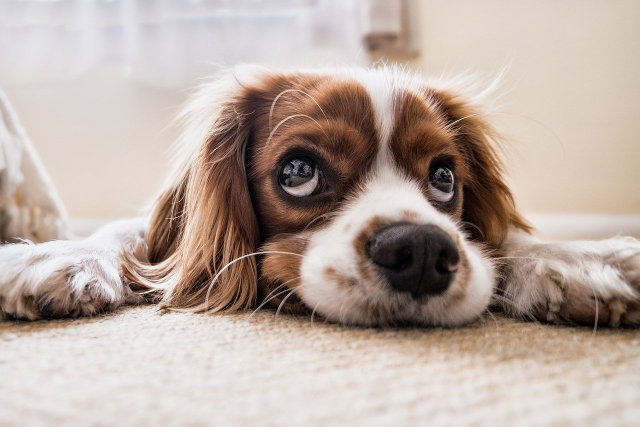
#> input picture computer_vision/Ch_2_Opencv_basic/Ch_2_Opencv_basic/fig/puppy_1280_853.jpg, 1280 x 853 px (shown at 1/2 size)
$ jupyter execute --allow-errors Ch_2_OpenCV_basic.ipynb   (older library calls are emulated)   (text cells are left out)
#> lines starting #> are read from the running program, lines starting #| are printed output that depends on the picture; after the words box and inside, x2 and y2 are one past the last pixel; in counts of white or black regions, pixels touching at a corner belong together
[cell 1]
import sys
import cv2
import numpy as np

[cell 2]
# cv2.imread(filename[, flags]) -> retval

# retval
    # numpy.nbarray: retval.ndim/shape/size/dtype
    # dtype: uint8
    # shape: gray영상의 경우 (h,w) 또는 color (h,w, 3)
    # gray영상 : cv2.CV_8UC1 -> numpy.uint8
    # color영상 : cv2.CV_8UC3 -> numpy.uint8

[cell 3]
# 영상 불러오기
img1 = cv2.imread('fig/puppy.bmp', cv2.IMREAD_GRAYSCALE)
img2 = cv2.imread('fig/puppy_1280_853.jpg', cv2.IMREAD_COLOR)
#> img2 is the input picture: shape (853, 1280, 3); mean B, G, R 162, 170.6, 186.1

#> (the rest of this cell did not finish here and is left out)

#> (a cell that did not finish here is left out)

[cell 5]
x = 230
y = 320

#> (the rest of this cell did not finish here and is left out)

[cell 6]
import numpy as np
import cv2

# 새 영상 생성하기

img1 = np.random.randint(0, 255, (240, 320), dtype = np.uint8) # gray random scale
img2 = np.zeros((240, 320, 3), dtype=np.uint8)    # color image
img3 = np.ones((240, 320), dtype=np.uint8) * 255  # dark gray
img4 = np.full((240, 320, 3), (0, 255, 255), dtype=np.uint8)  # yellow


cv2.imshow('img1', img1)
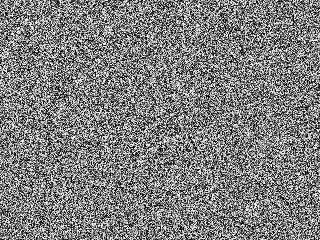
#> window 'img1': shape (240, 320); min 0, max 254, mean 126.7
cv2.imshow('img2', img2)
cv2.imshow('img3', img3)
cv2.imshow('img4', img4)
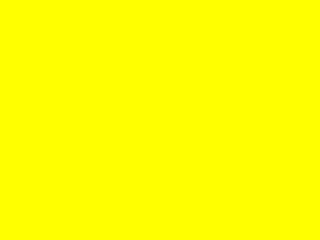
#> window 'img4': shape (240, 320, 3); mean B, G, R 0, 255, 255


cv2.waitKey()
cv2.destroyAllWindows()

[cell 7]
# 영상 복사
img1 = cv2.imread('fig/puppy.bmp', cv2.IMREAD_COLOR)
# img1 = cv2.imread('HappyFish.jpg')

#> (the rest of this cell did not finish here and is left out)

[cell 8]
img1 = cv2.imread('fig/puppy.bmp')

#> (the rest of this cell did not finish here and is left out)

[cell 9]
# 마스크 영상을 이용한 영상 합성
# cv2.copyTo(src, mask, dst = None) -> dst

src = cv2.imread('fig/airplane.bmp', cv2.IMREAD_COLOR)
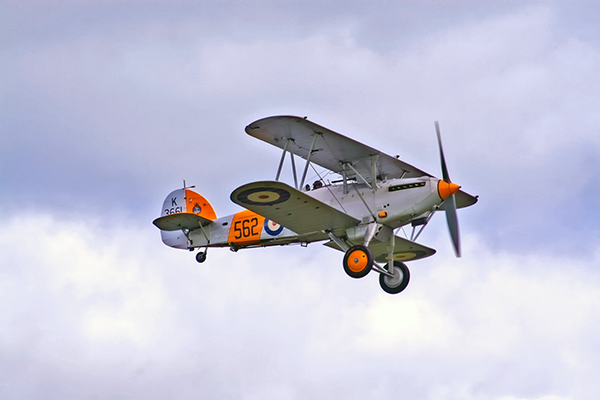
#> input picture computer_vision/Ch_2_Opencv_basic/Ch_2_Opencv_basic/fig/airplane.bmp, 600 x 400 px
#> src is the input picture: shape (400, 600, 3); mean B, G, R 217.1, 197.6, 196.8
mask = cv2.imread('fig/mask_plane.bmp', cv2.IMREAD_GRAYSCALE)
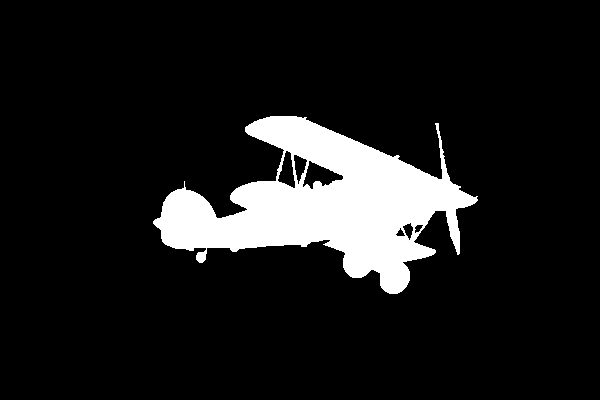
#> input picture computer_vision/Ch_2_Opencv_basic/Ch_2_Opencv_basic/fig/mask_plane.bmp, 600 x 400 px
#> mask: shape (400, 600); 10.8% white; 1 white region, box (x1, y1, x2, y2) and area: (153, 116, 478, 294) 25896
dst = cv2.imread('fig/field.bmp', cv2.IMREAD_COLOR)

#> (the rest of this cell did not finish here and is left out)

[cell 10]
img1 = cv2.imread('fig/cow.png')
img2 = cv2.imread('fig/green.png')
#> (the rest of this cell did not finish here and is left out)

[cell 11]
src = cv2.imread('fig/puppy.bmp', cv2.IMREAD_COLOR)
sunglass = cv2.imread('fig/imgbin_sunglasses_1.png', cv2.IMREAD_UNCHANGED)

#> (the rest of this cell did not finish here and is left out)

[cell 12]
# cv2.line(img, pt1, pt2, color, thickness = None, lineType = None, shift = None) -> img
# flags
    # img:그림을 그릴 영상
    # pt1, pt2: 직선의 시작점, 끝점
    # color: 직선의 칼라 (B,G,R)의 튜플
    # thinkness: 선두께, 기본은= 1
    # lineType: cv2.LINE_4, cv2.LINE_8, cv2.LINE_AA

# cv2.rectangle(img, pt1, pt2, color, thickness = None, lineType = None) -> img
   # pt1 :좌측 상단,  pt2: 우측하단
# cv2.rectangle(img, rect, color, thickness = None, lineType = None) -> img
    # rect: 사각형의 위치 정보 (x, y, w, h)


# cv2.circle(img, center, radius, color, thickness = None, lineType = None) -> img
    # center: 원의 중심좌표 (x, y)
    # radius : 원의 반지름

# cv2.ellips(img, center, axes, angle, startAngle, endAngle, color[, thickness[, lineType[, shift]]]) -> img
    # center: 원의 중심좌표 (x, y)
    # axis: 축의 반지름(x, y)
    # angle: 타원의 기울기 (예, 10, 오른쪽으로 10도 기울어짐)
    # startAngle: 타원을 그리는 시작 각도 (3시 방향이 0도)
    # endAngle: 타원을 그리는 종료 각도

# cv2.polylines(img, pts, isClosed, color, thickness = None, lineType = None) -> img
    # center: 다각형 점들의 array
    # isClosed : True for 폐곡선

[cell 13]
import numpy as np
import cv2

img = np.full((600, 1200, 3), 255, np.uint8)

# x, y 좌표순서
cv2.line(img, (50, 50), (300, 50), (0, 0, 255), 5)
cv2.line(img, (300, 50), (150, 300), (0, 0, 255), 5)
cv2.line(img, (400, 50), (400, 300), (0, 0, 255), 5)
cv2.arrowedLine(img, (50, 50), (300, 50), (0, 0, 255), 5)


cv2.rectangle(img, (50, 410, 350, 100), (0, 255, 0), 2)
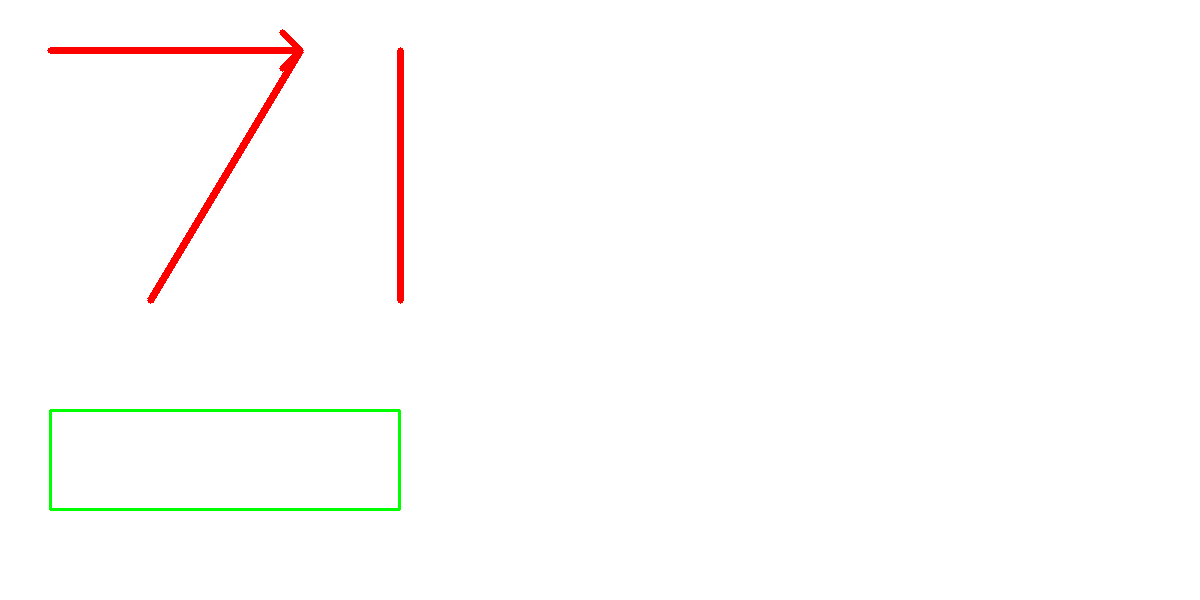
#> img: shape (600, 1200, 3); mean of channels 0, 1, 2 252, 252.9, 254; drawn as B, G, R
# cv2.rectangle(img, (70, 220), (180, 280), (0, 128, 0), -1)

cv2.circle(img, (600, 200), 100, (255, 255, 0), 3, cv2.LINE_AA)
# cv2.circle(img, (300, 100), 60, (255, 0, 0), -1, cv2.LINE_8)

cv2.ellipse(img, (500, 100), (100, 50), 10, 0, 360, (255, 0, 0), 2)

pts = np.array([[250, 200], [300, 200], [350, 300], [250, 300]])
cv2.polylines(img, [pts], True, (255, 0, 255), 2, cv2.LINE_AA)

text = 'OpenCV version ' + cv2.__version__
cv2.putText(img, text, (800, 100), cv2.FONT_HERSHEY_SIMPLEX, 0.8,
            (0, 0, 255), 1, cv2.LINE_AA)
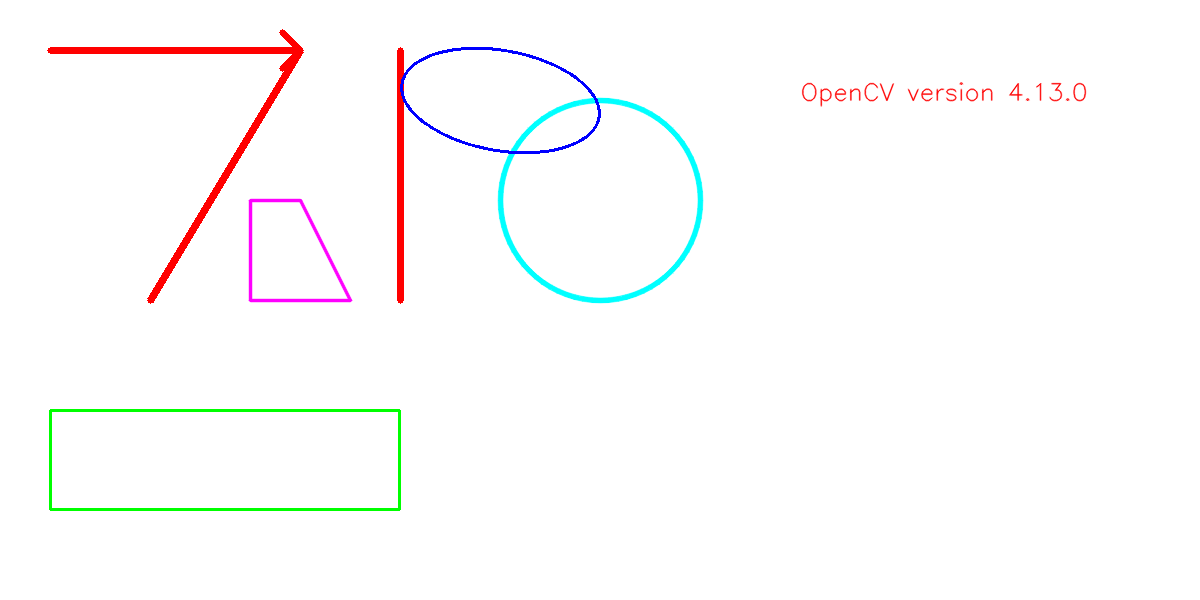
#> img: shape (600, 1200, 3); mean of channels 0, 1, 2 251.7, 251.7, 252.4; drawn as B, G, R

cv2.imshow("img", img)
cv2.waitKey()
cv2.destroyAllWindows()

[cell 14]
# cv2.VideoCapture(index/filename, apiPreference=None) -> retval
# index: camera_id or filename
# apiPreference=None

# cv2.VideoCapture.open(index/filename, apiPreference=None) -> retval
# retval: True or False

# cv2.VideoCapture.read(image=None) -> retval, image
# retval : True or False
# image: Frame

# cv2.VideoCapture.get() -> retval

# cv2.Canny(image, threshold1, threshold2)
# image:입력영상
# threshold1 = low value, threshold2 =  high value

[cell 15]
# 카메라 열기
cap = cv2.VideoCapture(0)

if not cap.isOpened(): #True or False
    print("Videocap open failed!")
    cap.release()
    sys.exit()

# [12 lines of commented-out code are left out]
while True:

    ret, frame = cap.read()
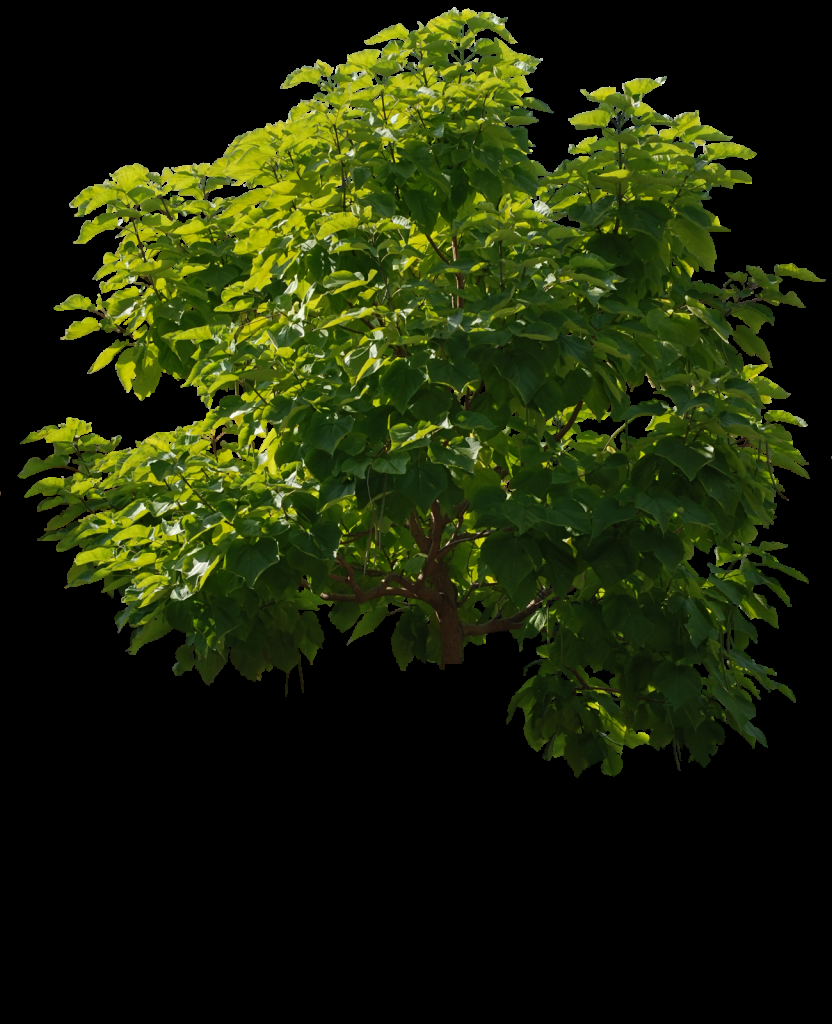
#> input picture computer_vision/Ch_2_Opencv_basic/Ch_2_Opencv_basic/fig/pngwing.com.png, 832 x 1024 px, given in place of the camera
#> frame is the input picture: shape (1024, 832, 3); mean B, G, R 8.5, 37.7, 29.7

    if not ret:
        print('Video read failed')
        break


#     edge = cv2.Canny(frame, 50, 150)
#     inversed = ~edge  # 반전

    cv2.imshow('frame', frame)
#     cv2.imshow('frame1', edge)
#     cv2.imshow('inversed', inversed)

    if cv2.waitKey(10) == 27:
#> (key e is pressed here)
        break

cap.release()
cv2.destroyAllWindows()

[cell 16]
# cv2.VideoWriter(filename, fourcc, fps, framesize, isColor=None) -> retval
# filename: 저장할 이름
# fourcc: cv2.VideoWriter_fourcc(*'DIVX') 를 사용
# fps: 초당 프레임 수 e.g. 30
# frameSize: 프레임 크기 e.g., [640, 480])
# isColor: Color 영상
#

[cell 17]
# import sys
# import cv2

cap = cv2.VideoCapture(0)

if not cap.isOpened():
    print("Camera open failed!")
    sys.exit()

# cap.get(cv2.CAP_PROP_FRAME_WIDTH) -> float type 반환
w = round(cap.get(cv2.CAP_PROP_FRAME_WIDTH))
h = round(cap.get(cv2.CAP_PROP_FRAME_HEIGHT))
fps = cap.get(cv2.CAP_PROP_FPS) #

# fourcc = cv2.VideoWriter_fourcc(*'MJPG')
fourcc = cv2.VideoWriter_fourcc(*'DIVX') # *'DIVX' == 'D', 'I', 'V', 'X'


out = cv2.VideoWriter('output.avi', fourcc, fps, (w, h))

if not out.isOpened():
    print('File open failed!')
    cap.release()
    sys.exit()

#> (the rest of this cell did not finish here and is left out)

[cell 18]
# import sys
# import numpy as np
# import cv2

img = cv2.imread('cat.bmp', cv2.IMREAD_GRAYSCALE)

#> (the rest of this cell did not finish here and is left out)

[cell 19]
# cv2.setMouseCallback(windowName, onMouse, param = None) -> None
    # windowName: 마우스이벤트를 수행할 창 이름
    # onMouse: 마우스 이벤트 콜벡함수
    # param: 콜백함수에 전달할 데이터

# onMouse(event, x, y, flags, param) -> None
# event: 마우스 이벤트 종류 e.g., cv2.EVENT_LBUTTONDOWN
# x, y : 창을 기준으로 이벤트 발생좌표
# flags: 이벤트시 발생 상태 e.g., "ctrl"
# param: cv2.setMouseCallback()함수에서 설정한 데이터

# 마우스 event와 flags reference
# docs/opencv.org/master -> MouseEventTypes cv, MouseEventFlags cv

[cell 20]
# import sys
# import numpy as np
# import cv2


oldx = oldy = -1

def call_mouse(event, x, y, flags, param):
#     global oldx, oldy

    if event == cv2.EVENT_LBUTTONDOWN:
        oldx, oldy = x, y
        print('EVENT_LBUTTONDOWN: %d, %d' % (x, y))

    elif event == cv2.EVENT_LBUTTONUP:
        print('EVENT_LBUTTONUP: %d, %d' % (x, y))

    elif event == cv2.EVENT_MOUSEMOVE:
        if flags & cv2.EVENT_FLAG_LBUTTON:
            cv2.line(img, (oldx, oldy), (x, y), (0, 0, 255), 4, cv2.LINE_AA)
            cv2.imshow('image', img)
            oldx, oldy = x, y


img = np.ones((480, 640, 3), dtype=np.uint8) * 255

cv2.namedWindow('image')
cv2.setMouseCallback('image', call_mouse, img) #항상 창을 띄우고 호출

cv2.imshow('image', img)
cv2.waitKey()

cv2.destroyAllWindows()

[cell 21]
# createTrackbar(trackbarName, windowName, value, count, onChange) -> None
# trackbarName: 트랙바 이름
# windowName : 트랙바를 생성할 창 이름
# value : 트랙바 위치 초기값
# count : 트랙바 최댓값, 최솟값은 0
# onChange :callback 함수 e.g., onChange(pos) 위치를 정수형태로 전달

[cell 22]
import numpy as np
import cv2


def call_trackbar(pos):
    print(pos)
    value = 256
#     if value >= 255:
#         value = 255
#     value = np.clip(value,0,255)

    img[:] = value
    cv2.imshow('image', img)


img = np.zeros((480, 640), np.uint8)
cv2.namedWindow('image')
cv2.createTrackbar('level', 'image', 0, 256, call_trackbar) # 창이 생성된 후 호출

cv2.imshow('image', img)
cv2.waitKey()
cv2.destroyAllWindows()
